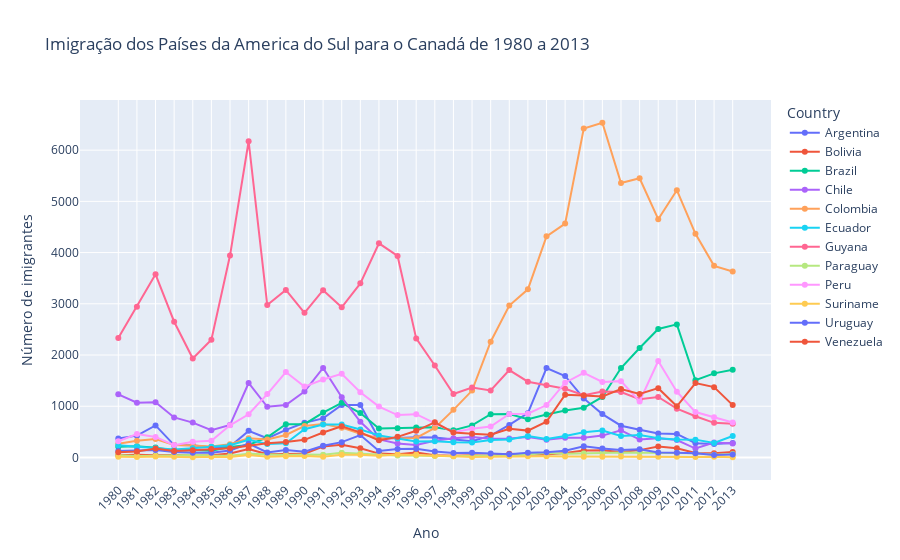

Notebook cell for this chart:
### Code cell
fig = px.line(south_america_clean,x=south_america_clean.index,y=south_america_clean.columns,color='Country',
              title='Imigração dos Países da America do Sul para o Canadá de 1980 a 2013',markers=True)

fig.update_layout(
    xaxis={'tickangle': -45},
    xaxis_title='Ano',
    yaxis_title='Número de imigrantes')

fig.show()

### Figure 1 — Plotly figure (JSON) as saved in the notebook; plotly's stock layout.template omitted (floating-point values rounded to 4 significant figures)
{"data": [{"hovertemplate": "Country=Argentina<br>index=%{x}<br>value=%{y}<extra></extra>", "legendgroup": "Argentina", "line": {"color": "#636efa", "dash": "solid"}, "marker": {"symbol": "circle"}, "mode": "lines+markers", "name": "Argentina", "orientation": "v", "showlegend": true, "type": "scatter", "x": ["1980", "1981", "1982", "1983", "1984", "1985", "1986", "1987", "1988", "1989", "1990", "1991", "1992", "1993", "1994", "1995", "1996", "1997", "1998", "1999", "2000", "2001", "2002", "2003", "2004", "2005", "2006", "2007", "2008", "2009", "2010", "2011", "2012", "2013"], "xaxis": "x", "y": [368, 426, 626, 241, 237, 196, 213, 519, 374, 538, 678, 763, 1023, 1022, 366, 380, 396, 391, 349, 318, 427, 635, 865, 1745, 1591, 1153, 847, 620, 540, 467, 459, 278, 263, 282], "yaxis": "y"}, {"hovertemplate": "Country=Bolivia<br>index=%{x}<br>value=%{y}<extra></extra>", "legendgroup": "Bolivia", "line": {"color": "#EF553B", "dash": "solid"}, "marker": {"symbol": "circle"}, "mode": "lines+markers", "name": "Bolivia", "orientation": "v", "showlegend": true, "type": "scatter", "x": ["1980", "1981", "1982", "1983", "1984", "1985", "1986", "1987", "1988", "1989", "1990", "1991", "1992", "1993", "1994", "1995", "1996", "1997", "1998", "1999", "2000", "2001", "2002", "2003", "2004", "2005", "2006", "2007", "2008", "2009", "2010", "2011", "2012", "2013"], "xaxis": "x", "y": [44, 52, 42, 49, 38, 44, 79, 165, 63, 68, 71, 214, 247, 180, 75, 61, 96, 43, 33, 42, 33, 72, 57, 59, 85, 134, 139, 107, 143, 214, 180, 86, 83, 107], "yaxis": "y"}, {"hovertemplate": "Country=Brazil<br>index=%{x}<br>value=%{y}<extra></extra>", "legendgroup": "Brazil", "line": {"color": "#00cc96", "dash": "solid"}, "marker": {"symbol": "circle"}, "mode": "lines+markers", "name": "Brazil", "orientation": "v", "showlegend": true, "type": "scatter", "x": ["1980", "1981", "1982", "1983", "1984", "1985", "1986", "1987", "1988", "1989", "1990", "1991", "1992", "1993", "1994", "1995", "1996", "1997", "1998", "1999", "2000", "2001", "2002", "2003", "2004", "2005", "2006", "2007", "2008", "2009", "2010", "2011", "2012", "2013"], "xaxis": "x", "y": [211, 220, 192, 139, 145, 130, 205, 244, 394, 650, 650, 877, 1066, 866, 566, 572, 586, 591, 531, 626, 845, 847, 745, 839, 917, 969, 1181, 1746, 2138, 2509, 2598, 1508, 1642, 1714], "yaxis": "y"}, {"hovertemplate": "Country=Chile<br>index=%{x}<br>value=%{y}<extra></extra>", "legendgroup": "Chile", "line": {"color": "#ab63fa", "dash": "solid"}, "marker": {"symbol": "circle"}, "mode": "lines+markers", "name": "Chile", "orientation": "v", "showlegend": true, "type": "scatter", "x": ["1980", "1981", "1982", "1983", "1984", "1985", "1986", "1987", "1988", "1989", "1990", "1991", "1992", "1993", "1994", "1995", "1996", "1997", "1998", "1999", "2000", "2001", "2002", "2003", "2004", "2005", "2006", "2007", "2008", "2009", "2010", "2011", "2012", "2013"], "xaxis": "x", "y": [1233, 1069, 1078, 781, 681, 533, 633, 1454, 990, 1023, 1286, 1749, 1175, 697, 352, 273, 244, 325, 376, 397, 366, 369, 401, 347, 383, 384, 427, 530, 350, 375, 340, 174, 291, 273], "yaxis": "y"}, {"hovertemplate": "Country=Colombia<br>index=%{x}<br>value=%{y}<extra></extra>", "legendgroup": "Colombia", "line": {"color": "#FFA15A", "dash": "solid"}, "marker": {"symbol": "circle"}, "mode": "lines+markers", "name": "Colombia", "orientation": "v", "showlegend": true, "type": "scatter", "x": ["1980", "1981", "1982", "1983", "1984", "1985", "1986", "1987", "1988", "1989", "1990", "1991", "1992", "1993", "1994", "1995", "1996", "1997", "1998", "1999", "2000", "2001", "2002", "2003", "2004", "2005", "2006", "2007", "2008", "2009", "2010", "2011", "2012", "2013"], "xaxis": "x", "y": [266, 326, 360, 244, 235, 214, 257, 376, 352, 439, 614, 652, 582, 464, 375, 371, 381, 578, 929, 1306, 2259, 2965, 3283, 4318, 4566, 6424, 6535, 5357, 5452, 4652, 5218, 4366, 3741, 3631], "yaxis": "y"}, {"hovertemplate": "Country=Ecuador<br>index=%{x}<br>value=%{y}<extra></extra>", "legendgroup": "Ecuador", "line": {"color": "#19d3f3", "dash": "solid"}, "marker": {"symbol": "circle"}, "mode": "lines+markers", "name": "Ecuador", "orientation": "v", "showlegend": true, "type": "scatter", "x": ["1980", "1981", "1982", "1983", "1984", "1985", "1986", "1987", "1988", "1989", "1990", "1991", "1992", "1993", "1994", "1995", "1996", "1997", "1998", "1999", "2000", "2001", "2002", "2003", "2004", "2005", "2006", "2007", "2008", "2009", "2010", "2011", "2012", "2013"], "xaxis": "x", "y": [238, 207, 184, 155, 179, 208, 240, 344, 265, 278, 552, 643, 644, 547, 431, 368, 310, 317, 295, 291, 342, 353, 418, 361, 417, 491, 525, 419, 437, 373, 353, 348, 282, 418], "yaxis": "y"}, {"hovertemplate": "Country=Guyana<br>index=%{x}<br>value=%{y}<extra></extra>", "legendgroup": "Guyana", "line": {"color": "#FF6692", "dash": "solid"}, "marker": {"symbol": "circle"}, "mode": "lines+markers", "name": "Guyana", "orientation": "v", "showlegend": true, "type": "scatter", "x": ["1980", "1981", "1982", "1983", "1984", "1985", "1986", "1987", "1988", "1989", "1990", "1991", "1992", "1993", "1994", "1995", "1996", "1997", "1998", "1999", "2000", "2001", "2002", "2003", "2004", "2005", "2006", "2007", "2008", "2009", "2010", "2011", "2012", "2013"], "xaxis": "x", "y": [2334, 2943, 3575, 2650, 1932, 2299, 3942, 6174, 2977, 3270, 2824, 3266, 2932, 3399, 4181, 3935, 2324, 1795, 1238, 1366, 1308, 1707, 1479, 1410, 1341, 1215, 1286, 1277, 1137, 1180, 953, 804, 676, 656], "yaxis": "y"}, {"hovertemplate": "Country=Paraguay<br>index=%{x}<br>value=%{y}<extra></extra>", "legendgroup": "Paraguay", "line": {"color": "#B6E880", "dash": "solid"}, "marker": {"symbol": "circle"}, "mode": "lines+markers", "name": "Paraguay", "orientation": "v", "showlegend": true, "type": "scatter", "x": ["1980", "1981", "1982", "1983", "1984", "1985", "1986", "1987", "1988", "1989", "1990", "1991", "1992", "1993", "1994", "1995", "1996", "1997", "1998", "1999", "2000", "2001", "2002", "2003", "2004", "2005", "2006", "2007", "2008", "2009", "2010", "2011", "2012", "2013"], "xaxis": "x", "y": [45, 26, 32, 40, 48, 36, 34, 72, 53, 48, 56, 51, 94, 75, 46, 39, 38, 30, 25, 34, 29, 34, 60, 88, 74, 75, 88, 98, 95, 88, 89, 83, 55, 66], "yaxis": "y"}, {"hovertemplate": "Country=Peru<br>index=%{x}<br>value=%{y}<extra></extra>", "legendgroup": "Peru", "line": {"color": "#FF97FF", "dash": "solid"}, "marker": {"symbol": "circle"}, "mode": "lines+markers", "name": "Peru", "orientation": "v", "showlegend": true, "type": "scatter", "x": ["1980", "1981", "1982", "1983", "1984", "1985", "1986", "1987", "1988", "1989", "1990", "1991", "1992", "1993", "1994", "1995", "1996", "1997", "1998", "1999", "2000", "2001", "2002", "2003", "2004", "2005", "2006", "2007", "2008", "2009", "2010", "2011", "2012", "2013"], "xaxis": "x", "y": [317, 456, 401, 241, 306, 328, 628, 843, 1237, 1667, 1384, 1522, 1632, 1274, 993, 827, 845, 676, 493, 560, 603, 849, 855, 1023, 1460, 1653, 1473, 1490, 1094, 1884, 1283, 886, 787, 682], "yaxis": "y"}, {"hovertemplate": "Country=Suriname<br>index=%{x}<br>value=%{y}<extra></extra>", "legendgroup": "Suriname", "line": {"color": "#FECB52", "dash": "solid"}, "marker": {"symbol": "circle"}, "mode": "lines+markers", "name": "Suriname", "orientation": "v", "showlegend": true, "type": "scatter", "x": ["1980", "1981", "1982", "1983", "1984", "1985", "1986", "1987", "1988", "1989", "1990", "1991", "1992", "1993", "1994", "1995", "1996", "1997", "1998", "1999", "2000", "2001", "2002", "2003", "2004", "2005", "2006", "2007", "2008", "2009", "2010", "2011", "2012", "2013"], "xaxis": "x", "y": [15, 10, 21, 12, 5, 16, 7, 46, 16, 24, 26, 13, 53, 51, 32, 58, 51, 35, 22, 11, 16, 22, 22, 22, 17, 15, 16, 20, 9, 12, 13, 11, 16, 4], "yaxis": "y"}, {"hovertemplate": "Country=Uruguay<br>index=%{x}<br>value=%{y}<extra></extra>", "legendgroup": "Uruguay", "line": {"color": "#636efa", "dash": "solid"}, "marker": {"symbol": "circle"}, "mode": "lines+markers", "name": "Uruguay", "orientation": "v", "showlegend": true, "type": "scatter", "x": ["1980", "1981", "1982", "1983", "1984", "1985", "1986", "1987", "1988", "1989", "1990", "1991", "1992", "1993", "1994", "1995", "1996", "1997", "1998", "1999", "2000", "2001", "2002", "2003", "2004", "2005", "2006", "2007", "2008", "2009", "2010", "2011", "2012", "2013"], "xaxis": "x", "y": [128, 132, 146, 105, 90, 92, 137, 269, 99, 144, 111, 229, 299, 437, 125, 164, 171, 117, 87, 93, 75, 64, 91, 103, 130, 217, 175, 147, 160, 99, 93, 81, 47, 58], "yaxis": "y"}, {"hovertemplate": "Country=Venezuela<br>index=%{x}<br>value=%{y}<extra></extra>", "legendgroup": "Venezuela", "line": {"color": "#EF553B", "dash": "solid"}, "marker": {"symbol": "circle"}, "mode": "lines+markers", "name": "Venezuela", "orientation": "v", "showlegend": true, "type": "scatter", "x": ["1980", "1981", "1982", "1983", "1984", "1985", "1986", "1987", "1988", "1989", "1990", "1991", "1992", "1993", "1994", "1995", "1996", "1997", "1998", "1999", "2000", "2001", "2002", "2003", "2004", "2005", "2006", "2007", "2008", "2009", "2010", "2011", "2012", "2013"], "xaxis": "x", "y": [103, 117, 174, 124, 142, 165, 179, 229, 279, 304, 344, 487, 610, 490, 334, 402, 520, 686, 489, 464, 443, 560, 524, 699, 1224, 1211, 1192, 1335, 1239, 1353, 998, 1452, 1373, 1022], "yaxis": "y"}], "layout": {"legend": {"title": {"text": "Country"}, "tracegroupgap": 0}, "title": {"text": "Imigração dos Países da America do Sul para o Canadá de 1980 a 2013"}, "xaxis": {"anchor": "y", "domain": [0, 1], "tickangle": -45, "title": {"text": "Ano"}}, "yaxis": {"anchor": "x", "domain": [0, 1], "title": {"text": "Número de imigrantes"}}}}
